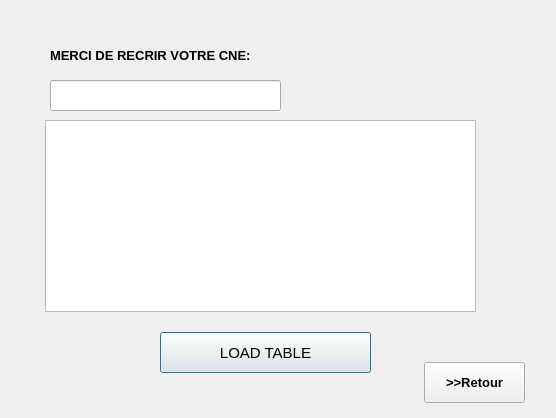
<?xml version="1.0" encoding="UTF-8"?>
<ui version="4.0">
 <class>etudiantrapport</class>
 <widget class="QDialog" name="etudiantrapport">
  <property name="geometry">
   <rect>
    <x>0</x>
    <y>0</y>
    <width>556</width>
    <height>418</height>
   </rect>
  </property>
  <property name="windowTitle">
   <string>Dialog</string>
  </property>
  <widget class="QLabel" name="label">
   <property name="geometry">
    <rect>
     <x>50</x>
     <y>40</y>
     <width>341</width>
     <height>31</height>
    </rect>
   </property>
   <property name="font">
    <font>
     <pointsize>10</pointsize>
     <weight>75</weight>
     <bold>true</bold>
    </font>
   </property>
   <property name="text">
    <string>MERCI DE RECRIR VOTRE CNE:</string>
   </property>
  </widget>
  <widget class="QLineEdit" name="lineEdit">
   <property name="geometry">
    <rect>
     <x>50</x>
     <y>80</y>
     <width>231</width>
     <height>31</height>
    </rect>
   </property>
  </widget>
  <widget class="QTableView" name="tableView">
   <property name="geometry">
    <rect>
     <x>45</x>
     <y>120</y>
     <width>431</width>
     <height>192</height>
    </rect>
   </property>
  </widget>
  <widget class="QPushButton" name="pushButton">
   <property name="geometry">
    <rect>
     <x>160</x>
     <y>332</y>
     <width>211</width>
     <height>41</height>
    </rect>
   </property>
   <property name="font">
    <font>
     <pointsize>11</pointsize>
    </font>
   </property>
   <property name="text">
    <string>LOAD TABLE</string>
   </property>
  </widget>
  <widget class="QPushButton" name="pushButton_2">
   <property name="geometry">
    <rect>
     <x>424</x>
     <y>362</y>
     <width>101</width>
     <height>41</height>
    </rect>
   </property>
   <property name="font">
    <font>
     <pointsize>10</pointsize>
     <weight>75</weight>
     <bold>true</bold>
    </font>
   </property>
   <property name="text">
    <string>&gt;&gt;Retour</string>
   </property>
  </widget>
 </widget>
 <resources/>
 <connections/>
</ui>
